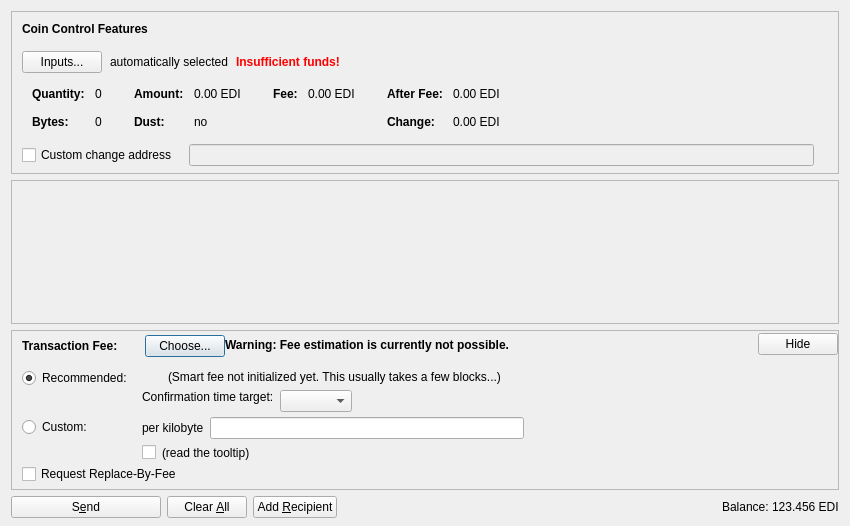
<?xml version="1.0" encoding="UTF-8"?>
<ui version="4.0">
 <class>SendCoinsDialog</class>
 <widget class="QDialog" name="SendCoinsDialog">
  <property name="geometry">
   <rect>
    <x>0</x>
    <y>0</y>
    <width>850</width>
    <height>526</height>
   </rect>
  </property>
  <property name="windowTitle">
   <string>Send Coins</string>
  </property>
  <layout class="QVBoxLayout" name="verticalLayout" stretch="0,1,0,0">
   <property name="bottomMargin">
    <number>8</number>
   </property>
   <item>
    <widget class="QFrame" name="frameCoinControl">
     <property name="sizePolicy">
      <sizepolicy hsizetype="Expanding" vsizetype="Expanding">
       <horstretch>0</horstretch>
       <verstretch>0</verstretch>
      </sizepolicy>
     </property>
     <property name="maximumSize">
      <size>
       <width>16777215</width>
       <height>16777215</height>
      </size>
     </property>
     <property name="frameShape">
      <enum>QFrame::StyledPanel</enum>
     </property>
     <property name="frameShadow">
      <enum>QFrame::Sunken</enum>
     </property>
     <layout class="QVBoxLayout" name="verticalLayoutCoinControl2">
      <property name="spacing">
       <number>0</number>
      </property>
      <property name="leftMargin">
       <number>0</number>
      </property>
      <property name="topMargin">
       <number>0</number>
      </property>
      <property name="rightMargin">
       <number>0</number>
      </property>
      <property name="bottomMargin">
       <number>6</number>
      </property>
      <item>
       <layout class="QVBoxLayout" name="verticalLayoutCoinControl" stretch="0,0,0,0,1">
        <property name="spacing">
         <number>0</number>
        </property>
        <property name="leftMargin">
         <number>10</number>
        </property>
        <property name="topMargin">
         <number>10</number>
        </property>
        <item>
         <layout class="QHBoxLayout" name="horizontalLayoutCoinControl1">
          <property name="bottomMargin">
           <number>15</number>
          </property>
          <item>
           <widget class="QLabel" name="labelCoinControlFeatures">
            <property name="sizePolicy">
             <sizepolicy hsizetype="Preferred" vsizetype="Maximum">
              <horstretch>0</horstretch>
              <verstretch>0</verstretch>
             </sizepolicy>
            </property>
            <property name="font">
             <font>
              <weight>75</weight>
              <bold>true</bold>
             </font>
            </property>
            <property name="styleSheet">
             <string notr="true">font-weight:bold;</string>
            </property>
            <property name="text">
             <string>Coin Control Features</string>
            </property>
           </widget>
          </item>
         </layout>
        </item>
        <item>
         <layout class="QHBoxLayout" name="horizontalLayoutCoinControl2" stretch="0,0,0,0">
          <property name="spacing">
           <number>8</number>
          </property>
          <property name="bottomMargin">
           <number>10</number>
          </property>
          <item>
           <widget class="QPushButton" name="pushButtonCoinControl">
            <property name="styleSheet">
             <string notr="true"/>
            </property>
            <property name="text">
             <string>Inputs...</string>
            </property>
            <property name="autoDefault">
             <bool>false</bool>
            </property>
           </widget>
          </item>
          <item>
           <widget class="QLabel" name="labelCoinControlAutomaticallySelected">
            <property name="text">
             <string>automatically selected</string>
            </property>
            <property name="margin">
             <number>5</number>
            </property>
           </widget>
          </item>
          <item>
           <widget class="QLabel" name="labelCoinControlInsuffFunds">
            <property name="font">
             <font>
              <weight>75</weight>
              <bold>true</bold>
             </font>
            </property>
            <property name="styleSheet">
             <string notr="true">color:red;font-weight:bold;</string>
            </property>
            <property name="text">
             <string>Insufficient funds!</string>
            </property>
            <property name="margin">
             <number>5</number>
            </property>
           </widget>
          </item>
          <item>
           <spacer name="horizontalSpacerCoinControl">
            <property name="orientation">
             <enum>Qt::Horizontal</enum>
            </property>
            <property name="sizeHint" stdset="0">
             <size>
              <width>40</width>
              <height>1</height>
             </size>
            </property>
           </spacer>
          </item>
         </layout>
        </item>
        <item>
         <widget class="QWidget" name="widgetCoinControl" native="true">
          <property name="sizePolicy">
           <sizepolicy hsizetype="Preferred" vsizetype="Preferred">
            <horstretch>0</horstretch>
            <verstretch>0</verstretch>
           </sizepolicy>
          </property>
          <property name="minimumSize">
           <size>
            <width>0</width>
            <height>0</height>
           </size>
          </property>
          <property name="styleSheet">
           <string notr="true"/>
          </property>
          <layout class="QHBoxLayout" name="horizontalLayoutCoinControl5">
           <property name="leftMargin">
            <number>0</number>
           </property>
           <property name="topMargin">
            <number>0</number>
           </property>
           <property name="rightMargin">
            <number>0</number>
           </property>
           <property name="bottomMargin">
            <number>0</number>
           </property>
           <item>
            <layout class="QHBoxLayout" name="horizontalLayoutCoinControl3" stretch="0,0,0,1">
             <property name="spacing">
              <number>20</number>
             </property>
             <property name="topMargin">
              <number>0</number>
             </property>
             <property name="bottomMargin">
              <number>10</number>
             </property>
             <item>
              <layout class="QFormLayout" name="formLayoutCoinControl1">
               <property name="horizontalSpacing">
                <number>10</number>
               </property>
               <property name="verticalSpacing">
                <number>14</number>
               </property>
               <property name="leftMargin">
                <number>10</number>
               </property>
               <property name="topMargin">
                <number>4</number>
               </property>
               <property name="rightMargin">
                <number>6</number>
               </property>
               <item row="0" column="0">
                <widget class="QLabel" name="labelCoinControlQuantityText">
                 <property name="font">
                  <font>
                   <weight>75</weight>
                   <bold>true</bold>
                  </font>
                 </property>
                 <property name="text">
                  <string>Quantity:</string>
                 </property>
                 <property name="margin">
                  <number>0</number>
                 </property>
                </widget>
               </item>
               <item row="0" column="1">
                <widget class="QLabel" name="labelCoinControlQuantity">
                 <property name="cursor">
                  <cursorShape>IBeamCursor</cursorShape>
                 </property>
                 <property name="contextMenuPolicy">
                  <enum>Qt::ActionsContextMenu</enum>
                 </property>
                 <property name="text">
                  <string notr="true">0</string>
                 </property>
                 <property name="margin">
                  <number>0</number>
                 </property>
                 <property name="textInteractionFlags">
                  <set>Qt::LinksAccessibleByMouse|Qt::TextSelectableByKeyboard|Qt::TextSelectableByMouse</set>
                 </property>
                </widget>
               </item>
               <item row="1" column="0">
                <widget class="QLabel" name="labelCoinControlBytesText">
                 <property name="font">
                  <font>
                   <weight>75</weight>
                   <bold>true</bold>
                  </font>
                 </property>
                 <property name="text">
                  <string>Bytes:</string>
                 </property>
                </widget>
               </item>
               <item row="1" column="1">
                <widget class="QLabel" name="labelCoinControlBytes">
                 <property name="cursor">
                  <cursorShape>IBeamCursor</cursorShape>
                 </property>
                 <property name="contextMenuPolicy">
                  <enum>Qt::ActionsContextMenu</enum>
                 </property>
                 <property name="text">
                  <string notr="true">0</string>
                 </property>
                 <property name="textInteractionFlags">
                  <set>Qt::LinksAccessibleByMouse|Qt::TextSelectableByKeyboard|Qt::TextSelectableByMouse</set>
                 </property>
                </widget>
               </item>
              </layout>
             </item>
             <item>
              <layout class="QFormLayout" name="formLayoutCoinControl2">
               <property name="horizontalSpacing">
                <number>10</number>
               </property>
               <property name="verticalSpacing">
                <number>14</number>
               </property>
               <property name="leftMargin">
                <number>6</number>
               </property>
               <property name="topMargin">
                <number>4</number>
               </property>
               <property name="rightMargin">
                <number>6</number>
               </property>
               <item row="0" column="0">
                <widget class="QLabel" name="labelCoinControlAmountText">
                 <property name="font">
                  <font>
                   <weight>75</weight>
                   <bold>true</bold>
                  </font>
                 </property>
                 <property name="text">
                  <string>Amount:</string>
                 </property>
                 <property name="margin">
                  <number>0</number>
                 </property>
                </widget>
               </item>
               <item row="0" column="1">
                <widget class="QLabel" name="labelCoinControlAmount">
                 <property name="cursor">
                  <cursorShape>IBeamCursor</cursorShape>
                 </property>
                 <property name="contextMenuPolicy">
                  <enum>Qt::ActionsContextMenu</enum>
                 </property>
                 <property name="text">
                  <string notr="true">0.00 EDI</string>
                 </property>
                 <property name="textInteractionFlags">
                  <set>Qt::LinksAccessibleByMouse|Qt::TextSelectableByKeyboard|Qt::TextSelectableByMouse</set>
                 </property>
                </widget>
               </item>
               <item row="1" column="0">
                <widget class="QLabel" name="labelCoinControlLowOutputText">
                 <property name="font">
                  <font>
                   <weight>75</weight>
                   <bold>true</bold>
                  </font>
                 </property>
                 <property name="text">
                  <string>Dust:</string>
                 </property>
                </widget>
               </item>
               <item row="1" column="1">
                <widget class="QLabel" name="labelCoinControlLowOutput">
                 <property name="cursor">
                  <cursorShape>IBeamCursor</cursorShape>
                 </property>
                 <property name="contextMenuPolicy">
                  <enum>Qt::ActionsContextMenu</enum>
                 </property>
                 <property name="text">
                  <string notr="true">no</string>
                 </property>
                 <property name="textInteractionFlags">
                  <set>Qt::LinksAccessibleByMouse|Qt::TextSelectableByKeyboard|Qt::TextSelectableByMouse</set>
                 </property>
                </widget>
               </item>
              </layout>
             </item>
             <item>
              <layout class="QFormLayout" name="formLayoutCoinControl3">
               <property name="horizontalSpacing">
                <number>10</number>
               </property>
               <property name="verticalSpacing">
                <number>14</number>
               </property>
               <property name="leftMargin">
                <number>6</number>
               </property>
               <property name="topMargin">
                <number>4</number>
               </property>
               <property name="rightMargin">
                <number>6</number>
               </property>
               <item row="0" column="0">
                <widget class="QLabel" name="labelCoinControlFeeText">
                 <property name="font">
                  <font>
                   <weight>75</weight>
                   <bold>true</bold>
                  </font>
                 </property>
                 <property name="text">
                  <string>Fee:</string>
                 </property>
                 <property name="margin">
                  <number>0</number>
                 </property>
                </widget>
               </item>
               <item row="0" column="1">
                <widget class="QLabel" name="labelCoinControlFee">
                 <property name="cursor">
                  <cursorShape>IBeamCursor</cursorShape>
                 </property>
                 <property name="contextMenuPolicy">
                  <enum>Qt::ActionsContextMenu</enum>
                 </property>
                 <property name="text">
                  <string notr="true">0.00 EDI</string>
                 </property>
                 <property name="textInteractionFlags">
                  <set>Qt::LinksAccessibleByMouse|Qt::TextSelectableByKeyboard|Qt::TextSelectableByMouse</set>
                 </property>
                </widget>
               </item>
              </layout>
             </item>
             <item>
              <layout class="QFormLayout" name="formLayoutCoinControl4">
               <property name="horizontalSpacing">
                <number>10</number>
               </property>
               <property name="verticalSpacing">
                <number>14</number>
               </property>
               <property name="leftMargin">
                <number>6</number>
               </property>
               <property name="topMargin">
                <number>4</number>
               </property>
               <property name="rightMargin">
                <number>6</number>
               </property>
               <item row="0" column="0">
                <widget class="QLabel" name="labelCoinControlAfterFeeText">
                 <property name="font">
                  <font>
                   <weight>75</weight>
                   <bold>true</bold>
                  </font>
                 </property>
                 <property name="text">
                  <string>After Fee:</string>
                 </property>
                 <property name="margin">
                  <number>0</number>
                 </property>
                </widget>
               </item>
               <item row="0" column="1">
                <widget class="QLabel" name="labelCoinControlAfterFee">
                 <property name="cursor">
                  <cursorShape>IBeamCursor</cursorShape>
                 </property>
                 <property name="contextMenuPolicy">
                  <enum>Qt::ActionsContextMenu</enum>
                 </property>
                 <property name="text">
                  <string notr="true">0.00 EDI</string>
                 </property>
                 <property name="textInteractionFlags">
                  <set>Qt::LinksAccessibleByMouse|Qt::TextSelectableByKeyboard|Qt::TextSelectableByMouse</set>
                 </property>
                </widget>
               </item>
               <item row="1" column="0">
                <widget class="QLabel" name="labelCoinControlChangeText">
                 <property name="font">
                  <font>
                   <weight>75</weight>
                   <bold>true</bold>
                  </font>
                 </property>
                 <property name="text">
                  <string>Change:</string>
                 </property>
                </widget>
               </item>
               <item row="1" column="1">
                <widget class="QLabel" name="labelCoinControlChange">
                 <property name="cursor">
                  <cursorShape>IBeamCursor</cursorShape>
                 </property>
                 <property name="contextMenuPolicy">
                  <enum>Qt::ActionsContextMenu</enum>
                 </property>
                 <property name="text">
                  <string notr="true">0.00 EDI</string>
                 </property>
                 <property name="textInteractionFlags">
                  <set>Qt::LinksAccessibleByMouse|Qt::TextSelectableByKeyboard|Qt::TextSelectableByMouse</set>
                 </property>
                </widget>
               </item>
              </layout>
             </item>
            </layout>
           </item>
          </layout>
         </widget>
        </item>
        <item>
         <layout class="QHBoxLayout" name="horizontalLayoutCoinControl4" stretch="0,0,0">
          <property name="spacing">
           <number>12</number>
          </property>
          <property name="sizeConstraint">
           <enum>QLayout::SetDefaultConstraint</enum>
          </property>
          <property name="topMargin">
           <number>5</number>
          </property>
          <property name="rightMargin">
           <number>5</number>
          </property>
          <item>
           <widget class="QCheckBox" name="checkBoxCoinControlChange">
            <property name="toolTip">
             <string>If this is activated, but the change address is empty or invalid, change will be sent to a newly generated address.</string>
            </property>
            <property name="text">
             <string>Custom change address</string>
            </property>
           </widget>
          </item>
          <item>
           <widget class="QValidatedLineEdit" name="lineEditCoinControlChange">
            <property name="enabled">
             <bool>false</bool>
            </property>
            <property name="sizePolicy">
             <sizepolicy hsizetype="Expanding" vsizetype="Fixed">
              <horstretch>0</horstretch>
              <verstretch>0</verstretch>
             </sizepolicy>
            </property>
           </widget>
          </item>
          <item>
           <widget class="QLabel" name="labelCoinControlChangeLabel">
            <property name="sizePolicy">
             <sizepolicy hsizetype="Preferred" vsizetype="Expanding">
              <horstretch>0</horstretch>
              <verstretch>0</verstretch>
             </sizepolicy>
            </property>
            <property name="minimumSize">
             <size>
              <width>0</width>
              <height>0</height>
             </size>
            </property>
            <property name="text">
             <string/>
            </property>
            <property name="margin">
             <number>3</number>
            </property>
           </widget>
          </item>
         </layout>
        </item>
        <item>
         <spacer name="verticalSpacerCoinControl">
          <property name="orientation">
           <enum>Qt::Vertical</enum>
          </property>
          <property name="sizeHint" stdset="0">
           <size>
            <width>800</width>
            <height>1</height>
           </size>
          </property>
         </spacer>
        </item>
       </layout>
      </item>
     </layout>
    </widget>
   </item>
   <item>
    <widget class="QScrollArea" name="scrollArea">
     <property name="widgetResizable">
      <bool>true</bool>
     </property>
     <widget class="QWidget" name="scrollAreaWidgetContents">
      <property name="geometry">
       <rect>
        <x>0</x>
        <y>0</y>
        <width>830</width>
        <height>104</height>
       </rect>
      </property>
      <layout class="QVBoxLayout" name="verticalLayout_2" stretch="0,1">
       <property name="leftMargin">
        <number>0</number>
       </property>
       <property name="topMargin">
        <number>0</number>
       </property>
       <property name="rightMargin">
        <number>0</number>
       </property>
       <property name="bottomMargin">
        <number>0</number>
       </property>
       <item>
        <layout class="QVBoxLayout" name="entries">
         <property name="spacing">
          <number>6</number>
         </property>
        </layout>
       </item>
       <item>
        <spacer name="verticalSpacer">
         <property name="orientation">
          <enum>Qt::Vertical</enum>
         </property>
         <property name="sizeHint" stdset="0">
          <size>
           <width>20</width>
           <height>40</height>
          </size>
         </property>
        </spacer>
       </item>
      </layout>
     </widget>
    </widget>
   </item>
   <item>
    <widget class="QFrame" name="frameFee">
     <property name="sizePolicy">
      <sizepolicy hsizetype="Expanding" vsizetype="Expanding">
       <horstretch>0</horstretch>
       <verstretch>0</verstretch>
      </sizepolicy>
     </property>
     <property name="maximumSize">
      <size>
       <width>16777215</width>
       <height>16777215</height>
      </size>
     </property>
     <property name="frameShape">
      <enum>QFrame::StyledPanel</enum>
     </property>
     <property name="frameShadow">
      <enum>QFrame::Sunken</enum>
     </property>
     <layout class="QVBoxLayout" name="verticalLayoutFee1">
      <property name="spacing">
       <number>0</number>
      </property>
      <property name="leftMargin">
       <number>0</number>
      </property>
      <property name="topMargin">
       <number>0</number>
      </property>
      <property name="rightMargin">
       <number>0</number>
      </property>
      <property name="bottomMargin">
       <number>0</number>
      </property>
      <item>
       <layout class="QVBoxLayout" name="verticalLayoutFee2" stretch="0,0,0">
        <property name="spacing">
         <number>0</number>
        </property>
        <property name="leftMargin">
         <number>10</number>
        </property>
        <property name="topMargin">
         <number>0</number>
        </property>
        <item>
         <layout class="QHBoxLayout" name="horizontalLayoutFee1">
          <property name="bottomMargin">
           <number>0</number>
          </property>
          <item>
           <layout class="QVBoxLayout" name="verticalLayoutFee7">
            <property name="spacing">
             <number>0</number>
            </property>
            <item>
             <spacer name="verticalSpacerSmartFee">
              <property name="orientation">
               <enum>Qt::Vertical</enum>
              </property>
              <property name="sizeType">
               <enum>QSizePolicy::Fixed</enum>
              </property>
              <property name="sizeHint" stdset="0">
               <size>
                <width>1</width>
                <height>4</height>
               </size>
              </property>
             </spacer>
            </item>
            <item>
             <layout class="QHBoxLayout" name="horizontalLayoutSmartFee">
              <property name="spacing">
               <number>10</number>
              </property>
              <item>
               <widget class="QLabel" name="labelFeeHeadline">
                <property name="sizePolicy">
                 <sizepolicy hsizetype="Preferred" vsizetype="Maximum">
                  <horstretch>0</horstretch>
                  <verstretch>0</verstretch>
                 </sizepolicy>
                </property>
                <property name="font">
                 <font>
                  <weight>75</weight>
                  <bold>true</bold>
                 </font>
                </property>
                <property name="styleSheet">
                 <string notr="true">font-weight:bold;</string>
                </property>
                <property name="text">
                 <string>Transaction Fee:</string>
                </property>
               </widget>
              </item>
              <item>
               <widget class="QLabel" name="labelFeeMinimized">
                <property name="text">
                 <string/>
                </property>
               </widget>
              </item>
              <item>
               <widget class="QPushButton" name="buttonChooseFee">
                <property name="text">
                 <string>Choose...</string>
                </property>
               </widget>
              </item>
             </layout>
            </item>
            <item>
             <spacer name="verticalSpacer_5">
              <property name="orientation">
               <enum>Qt::Vertical</enum>
              </property>
              <property name="sizeHint" stdset="0">
               <size>
                <width>1</width>
                <height>1</height>
               </size>
              </property>
             </spacer>
            </item>
           </layout>
          </item>
          <item>
           <widget class="QLabel" name="fallbackFeeWarningLabel">
            <property name="toolTip">
             <string>Using the fallbackfee can result in sending a transaction that will take several hours or days (or never) to confirm. Consider choosing your fee manually or wait until you have validated the complete chain.</string>
            </property>
            <property name="font">
            <font>
                <weight>75</weight>
                <bold>true</bold>
            </font>
            </property>
            <property name="text">
             <string>Warning: Fee estimation is currently not possible.</string>
            </property>
            <property name="wordWrap">
             <bool>false</bool>
            </property>
           </widget>
          </item>
          <item>
           <spacer name="horizontalSpacer_4">
            <property name="orientation">
             <enum>Qt::Horizontal</enum>
            </property>
            <property name="sizeType">
             <enum>QSizePolicy::MinimumExpanding</enum>
            </property>
            <property name="sizeHint" stdset="0">
             <size>
              <width>40</width>
              <height>20</height>
             </size>
            </property>
           </spacer>
          </item>
          <item>
           <widget class="QPushButton" name="buttonMinimizeFee">
            <property name="toolTip">
             <string>collapse fee-settings</string>
            </property>
            <property name="text">
             <string>Hide</string>
            </property>
           </widget>
          </item>
         </layout>
        </item>
        <item>
         <widget class="QFrame" name="frameFeeSelection">
          <layout class="QVBoxLayout" name="verticalLayoutFee12">
           <property name="spacing">
            <number>0</number>
           </property>
           <property name="leftMargin">
            <number>0</number>
           </property>
           <property name="topMargin">
            <number>0</number>
           </property>
           <property name="rightMargin">
            <number>0</number>
           </property>
           <property name="bottomMargin">
            <number>0</number>
           </property>
           <item>
            <layout class="QGridLayout" name="gridLayoutFee">
             <property name="topMargin">
              <number>10</number>
             </property>
             <property name="bottomMargin">
              <number>4</number>
             </property>
             <property name="horizontalSpacing">
              <number>10</number>
             </property>
             <property name="verticalSpacing">
              <number>4</number>
             </property>
             <item row="1" column="1">
              <layout class="QVBoxLayout" name="verticalLayoutFee8">
               <property name="spacing">
                <number>6</number>
               </property>
               <item>
                <layout class="QHBoxLayout" name="horizontalLayoutFee13">
                 <item>
                  <widget class="QLabel" name="labelCustomPerKilobyte">
                   <property name="toolTip">
                    <string>If the custom fee is set to 1000 satoshis and the transaction is only 250 bytes, then &quot;per kilobyte&quot; only pays 250 satoshis in fee, while &quot;total at least&quot; pays 1000 satoshis. For transactions bigger than a kilobyte both pay by kilobyte.</string>
                   </property>
                   <property name="text">
                    <string>per kilobyte</string>
                   </property>
                  </widget>
                 </item>
                 <item>
                  <widget class="BitcoinAmountField" name="customFee"/>
                 </item>
                 <item>
                  <spacer name="horizontalSpacer_6">
                   <property name="orientation">
                    <enum>Qt::Horizontal</enum>
                   </property>
                   <property name="sizeHint" stdset="0">
                    <size>
                     <width>1</width>
                     <height>1</height>
                    </size>
                   </property>
                  </spacer>
                 </item>
                </layout>
               </item>
               <item>
                <layout class="QHBoxLayout" name="horizontalLayoutFee8">
                 <item>
                  <widget class="QCheckBox" name="checkBoxMinimumFee">
                   <property name="toolTip">
                    <string>Paying only the minimum fee is just fine as long as there is less transaction volume than space in the blocks. But be aware that this can end up in a never confirming transaction once there is more demand for bitcoin transactions than the network can process.</string>
                   </property>
                   <property name="text">
                    <string/>
                   </property>
                  </widget>
                 </item>
                 <item>
                  <widget class="QLabel" name="labelMinFeeWarning">
                   <property name="enabled">
                    <bool>true</bool>
                   </property>
                   <property name="toolTip">
                    <string>Paying only the minimum fee is just fine as long as there is less transaction volume than space in the blocks. But be aware that this can end up in a never confirming transaction once there is more demand for bitcoin transactions than the network can process.</string>
                   </property>
                   <property name="text">
                    <string>(read the tooltip)</string>
                   </property>
                   <property name="margin">
                    <number>5</number>
                   </property>
                  </widget>
                 </item>
                 <item>
                  <spacer name="horizontalSpacer_2">
                   <property name="orientation">
                    <enum>Qt::Horizontal</enum>
                   </property>
                   <property name="sizeHint" stdset="0">
                    <size>
                     <width>1</width>
                     <height>1</height>
                    </size>
                   </property>
                  </spacer>
                 </item>
                </layout>
               </item>
              </layout>
             </item>
             <item row="0" column="0">
              <layout class="QVBoxLayout" name="verticalLayoutFee4" stretch="0,1">
               <item>
                <widget class="QRadioButton" name="radioSmartFee">
                 <property name="text">
                  <string>Recommended:</string>
                 </property>
                 <property name="checked">
                  <bool>true</bool>
                 </property>
                 <attribute name="buttonGroup">
                  <string notr="true">groupFee</string>
                 </attribute>
                </widget>
               </item>
               <item>
                <spacer name="verticalSpacer_2">
                 <property name="orientation">
                  <enum>Qt::Vertical</enum>
                 </property>
                 <property name="sizeHint" stdset="0">
                  <size>
                   <width>1</width>
                   <height>1</height>
                  </size>
                 </property>
                </spacer>
               </item>
              </layout>
             </item>
             <item row="1" column="0">
              <layout class="QVBoxLayout" name="verticalLayoutFee9" stretch="0,1">
               <item>
                <widget class="QRadioButton" name="radioCustomFee">
                 <property name="text">
                  <string>Custom:</string>
                 </property>
                 <attribute name="buttonGroup">
                  <string notr="true">groupFee</string>
                 </attribute>
                </widget>
               </item>
               <item>
                <spacer name="verticalSpacer_6">
                 <property name="orientation">
                  <enum>Qt::Vertical</enum>
                 </property>
                 <property name="sizeHint" stdset="0">
                  <size>
                   <width>1</width>
                   <height>1</height>
                  </size>
                 </property>
                </spacer>
               </item>
              </layout>
             </item>
             <item row="0" column="1">
              <layout class="QVBoxLayout" name="verticalLayoutFee3" stretch="0,0,1">
               <property name="spacing">
                <number>6</number>
               </property>
               <property name="topMargin">
                <number>2</number>
               </property>
               <item>
                <layout class="QHBoxLayout" name="horizontalLayoutFee12">
                 <item>
                  <widget class="QLabel" name="labelSmartFee">
                   <property name="text">
                    <string/>
                   </property>
                   <property name="margin">
                    <number>2</number>
                   </property>
                  </widget>
                 </item>
                 <item>
                  <widget class="QLabel" name="labelFeeEstimation">
                   <property name="text">
                    <string/>
                   </property>
                  </widget>
                 </item>
                 <item>
                  <widget class="QLabel" name="labelSmartFee2">
                   <property name="text">
                    <string>(Smart fee not initialized yet. This usually takes a few blocks...)</string>
                   </property>
                   <property name="margin">
                    <number>2</number>
                   </property>
                  </widget>
                 </item>
                 <item>
                  <spacer name="horizontalSpacer_5">
                   <property name="orientation">
                    <enum>Qt::Horizontal</enum>
                   </property>
                   <property name="sizeHint" stdset="0">
                    <size>
                     <width>1</width>
                     <height>1</height>
                    </size>
                   </property>
                  </spacer>
                 </item>
                </layout>
               </item>
               <item>
                <layout class="QHBoxLayout" name="horizontalLayoutFee9">
                 <item>
                  <layout class="QVBoxLayout" name="verticalLayoutFee6">
                   <item>
                    <widget class="QLabel" name="labelSmartFee3">
                     <property name="text">
                      <string>Confirmation time target:</string>
                     </property>
                     <property name="margin">
                      <number>2</number>
                     </property>
                    </widget>
                   </item>
                   <item>
                    <spacer name="verticalSpacer_3">
                     <property name="orientation">
                      <enum>Qt::Vertical</enum>
                     </property>
                     <property name="sizeHint" stdset="0">
                      <size>
                       <width>1</width>
                       <height>1</height>
                      </size>
                     </property>
                    </spacer>
                   </item>
                  </layout>
                 </item>
                 <item>
                  <layout class="QVBoxLayout" name="verticalLayoutFee5">
                   <property name="rightMargin">
                    <number>30</number>
                   </property>
                   <item>
                    <layout class="QHBoxLayout" name="horizontalLayoutConfTarget">
                     <property name="bottomMargin">
                      <number>0</number>
                     </property>
                     <item>
                      <widget class="QComboBox" name="confTargetSelector"/>
                     </item>
                     <item>
                      <spacer name="horizontalSpacerConfTarget">
                       <property name="orientation">
                        <enum>Qt::Horizontal</enum>
                       </property>
                       <property name="sizeHint" stdset="0">
                        <size>
                         <width>40</width>
                         <height>20</height>
                        </size>
                       </property>
                      </spacer>
                     </item>
                    </layout>
                   </item>
                  </layout>
                 </item>
                </layout>
               </item>
               <item>
                <spacer name="verticalSpacer_4">
                 <property name="orientation">
                  <enum>Qt::Vertical</enum>
                 </property>
                 <property name="sizeHint" stdset="0">
                  <size>
                   <width>1</width>
                   <height>1</height>
                  </size>
                 </property>
                </spacer>
               </item>
              </layout>
             </item>
            </layout>
           </item>
           <item>
            <widget class="QCheckBox" name="optInRBF">
             <property name="text">
              <string>Request Replace-By-Fee</string>
             </property>
             <property name="toolTip">
              <string>Indicates that the sender may wish to replace this transaction with a new one paying higher fees (prior to being confirmed).</string>
             </property>
            </widget>
           </item>
          </layout>
         </widget>
        </item>
        <item>
         <spacer name="verticalSpacerFee">
          <property name="orientation">
           <enum>Qt::Vertical</enum>
          </property>
          <property name="sizeHint" stdset="0">
           <size>
            <width>40</width>
            <height>5</height>
           </size>
          </property>
         </spacer>
        </item>
       </layout>
      </item>
     </layout>
    </widget>
   </item>
   <item>
    <layout class="QHBoxLayout" name="horizontalLayout">
     <item>
      <widget class="QPushButton" name="sendButton">
       <property name="minimumSize">
        <size>
         <width>150</width>
         <height>0</height>
        </size>
       </property>
       <property name="toolTip">
        <string>Confirm the send action</string>
       </property>
       <property name="text">
        <string>S&amp;end</string>
       </property>
       <property name="icon">
        <iconset resource="../bitcoin.qrc">
         <normaloff>:/icons/send</normaloff>:/icons/send</iconset>
       </property>
       <property name="autoDefault">
        <bool>false</bool>
       </property>
       <property name="default">
        <bool>false</bool>
       </property>
      </widget>
     </item>
     <item>
      <widget class="QPushButton" name="clearButton">
       <property name="sizePolicy">
        <sizepolicy hsizetype="Minimum" vsizetype="Fixed">
         <horstretch>0</horstretch>
         <verstretch>0</verstretch>
        </sizepolicy>
       </property>
       <property name="toolTip">
        <string>Clear all fields of the form.</string>
       </property>
       <property name="text">
        <string>Clear &amp;All</string>
       </property>
       <property name="icon">
        <iconset resource="../bitcoin.qrc">
         <normaloff>:/icons/remove</normaloff>:/icons/remove</iconset>
       </property>
       <property name="autoDefault">
        <bool>false</bool>
       </property>
      </widget>
     </item>
     <item>
      <widget class="QPushButton" name="addButton">
       <property name="toolTip">
        <string>Send to multiple recipients at once</string>
       </property>
       <property name="text">
        <string>Add &amp;Recipient</string>
       </property>
       <property name="icon">
        <iconset resource="../bitcoin.qrc">
         <normaloff>:/icons/add</normaloff>:/icons/add</iconset>
       </property>
       <property name="autoDefault">
        <bool>false</bool>
       </property>
      </widget>
     </item>
     <item>
      <spacer name="horizontalSpacer">
       <property name="orientation">
        <enum>Qt::Horizontal</enum>
       </property>
       <property name="sizeHint" stdset="0">
        <size>
         <width>40</width>
         <height>20</height>
        </size>
       </property>
      </spacer>
     </item>
     <item>
      <layout class="QHBoxLayout" name="horizontalLayout_2">
       <property name="spacing">
        <number>3</number>
       </property>
       <item>
        <widget class="QLabel" name="label">
         <property name="sizePolicy">
          <sizepolicy hsizetype="Preferred" vsizetype="Fixed">
           <horstretch>0</horstretch>
           <verstretch>0</verstretch>
          </sizepolicy>
         </property>
         <property name="text">
          <string>Balance:</string>
         </property>
        </widget>
       </item>
       <item>
        <widget class="QLabel" name="labelBalance">
         <property name="sizePolicy">
          <sizepolicy hsizetype="Preferred" vsizetype="Fixed">
           <horstretch>0</horstretch>
           <verstretch>0</verstretch>
          </sizepolicy>
         </property>
         <property name="cursor">
          <cursorShape>IBeamCursor</cursorShape>
         </property>
         <property name="text">
          <string notr="true">123.456 EDI</string>
         </property>
         <property name="textInteractionFlags">
          <set>Qt::LinksAccessibleByMouse|Qt::TextSelectableByKeyboard|Qt::TextSelectableByMouse</set>
         </property>
        </widget>
       </item>
      </layout>
     </item>
    </layout>
   </item>
  </layout>
 </widget>
 <customwidgets>
  <customwidget>
   <class>QValidatedLineEdit</class>
   <extends>QLineEdit</extends>
   <header>qvalidatedlineedit.h</header>
  </customwidget>
  <customwidget>
   <class>BitcoinAmountField</class>
   <extends>QLineEdit</extends>
   <header>bitcoinamountfield.h</header>
   <container>1</container>
  </customwidget>
 </customwidgets>
 <resources>
  <include location="../bitcoin.qrc"/>
 </resources>
 <connections/>
 <buttongroups>
  <buttongroup name="groupFee"/>
 </buttongroups>
</ui>
